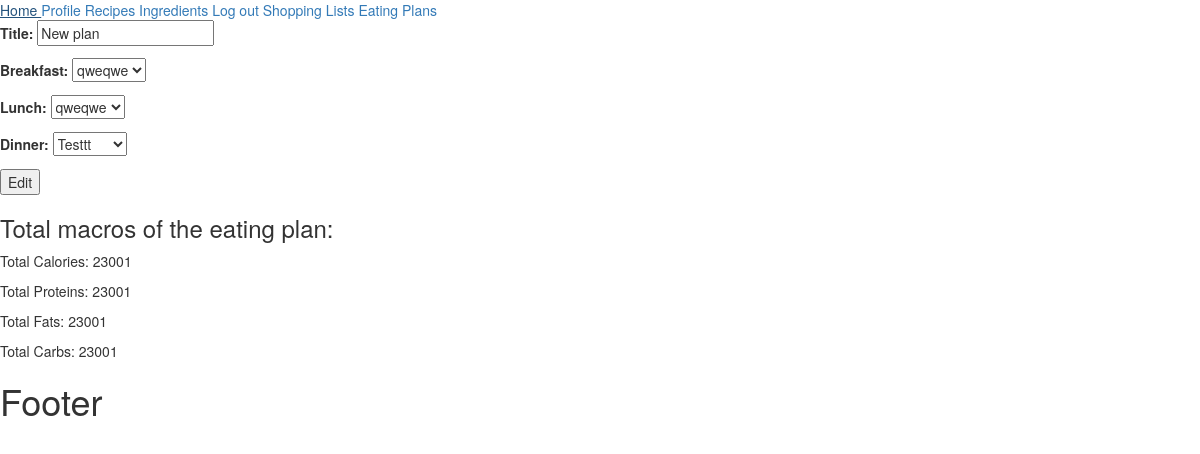
The page /eating_plan/edit_eating_plan/5 (signed in) on the database its author committed.
### eating_plan/models.py (models this page shows, shortened)
class EatingPlan(models.Model):
    title = models.CharField(max_length=40)
    breakfast = models.ForeignKey(Recipe, related_name='breakfast_plan', on_delete=models.SET_NULL, null=True)
    lunch = models.ForeignKey(Recipe, related_name='lunch_plan', on_delete=models.SET_NULL, null=True)
    dinner = models.ForeignKey(Recipe, related_name='dinner_plan', on_delete=models.SET_NULL, null=True)
    total_calories = models.FloatField(null=True, blank=True)
    total_proteins = models.FloatField(null=True, blank=True)
    total_carbs = models.FloatField(null=True, blank=True)
    total_fats = models.FloatField(null=True, blank=True)
    user = models.ForeignKey(User, on_delete=models.CASCADE)

### recipes/models.py (models this page shows, shortened)
class Recipe(models.Model):
    title = models.CharField(max_length=40)
    photo = models.ImageField(upload_to='recipe_photos', null=True, blank=True)
    ingredients = models.ManyToManyField(Ingredient, through='RecipeIngredient')
    instruction = models.TextField(max_length=300, null=True, blank=True)
    calories = models.FloatField(null=True, blank=True)
    proteins = models.FloatField(null=True, blank=True)
    carbs = models.FloatField(null=True, blank=True)
    fats = models.FloatField(null=True, blank=True)
    share = models.BooleanField(default=False)
    approved_for_sharing = models.BooleanField(default=False)
    user = models.ForeignKey(User, on_delete=models.CASCADE)
    class Meta:
        permissions = [
            ('approve_recipe', 'Can approve recipes for sharing')
        ]
    def __str__(self):
        return f"{self.title}"

### eating_plan/views.py (the view)
# urls.py: path('edit_eating_plan/<int:pk>', edit_eating_plan, name='edit eating plan page'),
@login_required
def edit_eating_plan(request, pk):
    plan = get_object_or_404(EatingPlan, pk=pk)
    if request.method == 'POST':
        form = EatingPlanForm(request.user, request.POST, instance=plan)
        if form.is_valid():
            eating_plan = form.save(commit=False)
            eating_plan.user = request.user
            eating_plan.save()
            return redirect('show eating plans page')
    else:
        form = EatingPlanForm(request.user, instance=plan)
    context = {
        'form': form,
        'plan': plan,
        'recipes': Recipe.objects.all()
    }
    return render(request, 'eating_plan/edit_eating_plan.html', context=context)

### eating_plan/form.py
class EatingPlanForm(forms.ModelForm):
    class Meta:
        model = EatingPlan
        fields = ['title', 'breakfast', 'lunch', 'dinner']
    def __init__(self, user, *args, **kwargs):
        super().__init__(*args, **kwargs)
        self.fields['breakfast'].queryset = Recipe.objects.filter(user=user)
        self.fields['lunch'].queryset = Recipe.objects.filter(user=user)
        self.fields['dinner'].queryset = Recipe.objects.filter(user=user)

### templates/eating_plan/edit_eating_plan.html (shortened to what this page needs)
{% extends 'base.html' %}
{% block main_content %}
    <form method="POST">
        {{ form.as_p }}
        <button>Edit</button>
    </form>
    <div>
        <h3>Total macros of the eating plan:</h3>
        <p>Total Calories: <span id="total-calories">0</span></p>
        <p>Total Proteins: <span id="total-proteins">0</span></p>
        <p>Total Fats: <span id="total-fats">0</span></p>
        <p>Total Carbs: <span id="total-carbs">0</span></p>
    </div>
{% endblock %}

### rows shown on the page
EatingPlan: title "New plan", breakfast "qweqwe", lunch "qweqwe", dinner "Testtt"
